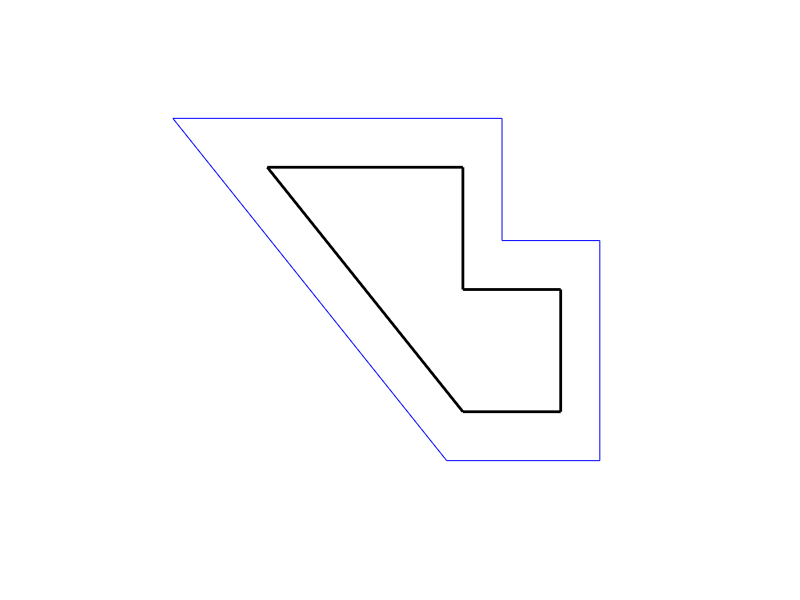

This chart was generated by the following MATLAB code: (Note: this script raises an error after producing the figure.)
function varargout = makeDemo0(varargin)
%MAKEDEMO0  One-line description here, please.
%   output = makeDemo0(input)
%
%   Example
%   makeDemo
%
%   See also
%
%
% ------
% Author: David Legland
% e-mail: david.legland@grignon.inra.fr
% Created: 2009-06-17,    using Matlab 7.7.0.471 (R2008b)
% Copyright 2009 INRA - Cepia Software Platform.


%% Initialisations

% polygone de base, double le dernier sommet
poly = [150 100;200 100;200 150;150 150;150 200;50 200;150 100];

dist = 20;


%% Polygone final

% calcul l'expansion
poly2 = expandPolygon(poly, dist);

% affiche
figure(1); clf; hold on; axis equal;
drawPolygon(poly, 'lineWidth', 2, 'color', 'k');
drawPolygon(poly2);


%% Sauvegarde

axis square
axis([0 250 50 250])
axis off
fillfigure(gca);


print(gcf, 'poly0Expand.eps', '-depsc');
